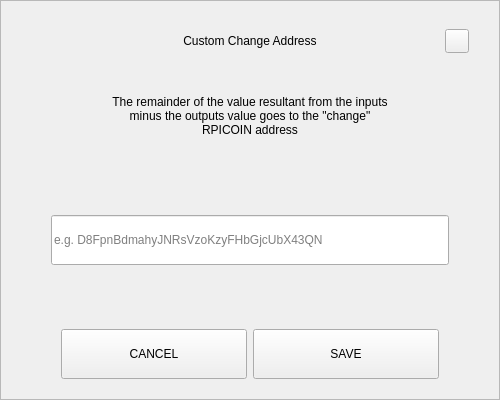
<?xml version="1.0" encoding="UTF-8"?>
<ui version="4.0">
 <class>SendChangeAddressDialog</class>
 <widget class="QDialog" name="SendChangeAddressDialog">
  <property name="geometry">
   <rect>
    <x>0</x>
    <y>0</y>
    <width>500</width>
    <height>400</height>
   </rect>
  </property>
  <property name="windowTitle">
   <string>Dialog</string>
  </property>
  <layout class="QVBoxLayout" name="verticalLayout">
   <property name="spacing">
    <number>0</number>
   </property>
   <property name="leftMargin">
    <number>0</number>
   </property>
   <property name="topMargin">
    <number>0</number>
   </property>
   <property name="rightMargin">
    <number>0</number>
   </property>
   <property name="bottomMargin">
    <number>0</number>
   </property>
   <item>
    <widget class="QFrame" name="frame">
     <property name="styleSheet">
      <string notr="true"/>
     </property>
     <property name="frameShape">
      <enum>QFrame::StyledPanel</enum>
     </property>
     <property name="frameShadow">
      <enum>QFrame::Raised</enum>
     </property>
     <layout class="QVBoxLayout" name="verticalLayout_2" stretch="0,0,0,0,0,0,0">
      <property name="spacing">
       <number>0</number>
      </property>
      <property name="leftMargin">
       <number>30</number>
      </property>
      <property name="topMargin">
       <number>20</number>
      </property>
      <property name="rightMargin">
       <number>30</number>
      </property>
      <property name="bottomMargin">
       <number>20</number>
      </property>
      <item>
       <layout class="QHBoxLayout" name="horizontalLayout_3">
        <property name="spacing">
         <number>0</number>
        </property>
        <item>
         <spacer name="horizontalSpacer_2">
          <property name="orientation">
           <enum>Qt::Horizontal</enum>
          </property>
          <property name="sizeHint" stdset="0">
           <size>
            <width>40</width>
            <height>20</height>
           </size>
          </property>
         </spacer>
        </item>
        <item>
         <widget class="QLabel" name="labelTitle">
          <property name="minimumSize">
           <size>
            <width>0</width>
            <height>40</height>
           </size>
          </property>
          <property name="maximumSize">
           <size>
            <width>16777215</width>
            <height>40</height>
           </size>
          </property>
          <property name="styleSheet">
           <string notr="true">padding-left:24px;</string>
          </property>
          <property name="text">
           <string>Custom Change Address</string>
          </property>
          <property name="alignment">
           <set>Qt::AlignCenter</set>
          </property>
          <property name="margin">
           <number>7</number>
          </property>
         </widget>
        </item>
        <item>
         <spacer name="horizontalSpacer">
          <property name="orientation">
           <enum>Qt::Horizontal</enum>
          </property>
          <property name="sizeHint" stdset="0">
           <size>
            <width>40</width>
            <height>20</height>
           </size>
          </property>
         </spacer>
        </item>
        <item>
         <widget class="QPushButton" name="btnEsc">
          <property name="minimumSize">
           <size>
            <width>24</width>
            <height>24</height>
           </size>
          </property>
          <property name="maximumSize">
           <size>
            <width>24</width>
            <height>24</height>
           </size>
          </property>
          <property name="focusPolicy">
           <enum>Qt::NoFocus</enum>
          </property>
          <property name="text">
           <string/>
          </property>
         </widget>
        </item>
       </layout>
      </item>
      <item>
       <spacer name="verticalSpacer_2">
        <property name="orientation">
         <enum>Qt::Vertical</enum>
        </property>
        <property name="sizeType">
         <enum>QSizePolicy::Fixed</enum>
        </property>
        <property name="sizeHint" stdset="0">
         <size>
          <width>20</width>
          <height>20</height>
         </size>
        </property>
       </spacer>
      </item>
      <item alignment="Qt::AlignHCenter">
       <widget class="QLabel" name="labelMessage">
        <property name="minimumSize">
         <size>
          <width>0</width>
          <height>70</height>
         </size>
        </property>
        <property name="text">
         <string>The remainder of the value resultant from the inputs minus the outputs value goes to the &quot;change&quot; RPICOIN address</string>
        </property>
        <property name="alignment">
         <set>Qt::AlignCenter</set>
        </property>
        <property name="wordWrap">
         <bool>true</bool>
        </property>
       </widget>
      </item>
      <item>
       <spacer name="verticalSpacer_3">
        <property name="orientation">
         <enum>Qt::Vertical</enum>
        </property>
        <property name="sizeHint" stdset="0">
         <size>
          <width>20</width>
          <height>40</height>
         </size>
        </property>
       </spacer>
      </item>
      <item>
       <layout class="QHBoxLayout" name="horizontalLayout_2">
        <property name="spacing">
         <number>0</number>
        </property>
        <property name="leftMargin">
         <number>20</number>
        </property>
        <property name="rightMargin">
         <number>20</number>
        </property>
        <item>
         <widget class="QLineEdit" name="lineEditAddress">
          <property name="minimumSize">
           <size>
            <width>0</width>
            <height>50</height>
           </size>
          </property>
          <property name="placeholderText">
           <string notr="true">e.g. D8FpnBdmahyJNRsVzoKzyFHbGjcUbX43QN</string>
          </property>
         </widget>
        </item>
       </layout>
      </item>
      <item>
       <spacer name="verticalSpacer">
        <property name="orientation">
         <enum>Qt::Vertical</enum>
        </property>
        <property name="sizeHint" stdset="0">
         <size>
          <width>20</width>
          <height>40</height>
         </size>
        </property>
       </spacer>
      </item>
      <item>
       <layout class="QHBoxLayout" name="horizontalLayout" stretch="2,2">
        <property name="spacing">
         <number>6</number>
        </property>
        <property name="leftMargin">
         <number>30</number>
        </property>
        <property name="rightMargin">
         <number>30</number>
        </property>
        <item>
         <widget class="QPushButton" name="btnCancel">
          <property name="minimumSize">
           <size>
            <width>180</width>
            <height>50</height>
           </size>
          </property>
          <property name="focusPolicy">
           <enum>Qt::NoFocus</enum>
          </property>
          <property name="text">
           <string>CANCEL</string>
          </property>
         </widget>
        </item>
        <item>
         <widget class="QPushButton" name="btnSave">
          <property name="minimumSize">
           <size>
            <width>180</width>
            <height>50</height>
           </size>
          </property>
          <property name="focusPolicy">
           <enum>Qt::NoFocus</enum>
          </property>
          <property name="text">
           <string>SAVE</string>
          </property>
         </widget>
        </item>
       </layout>
      </item>
     </layout>
    </widget>
   </item>
  </layout>
 </widget>
 <resources/>
 <connections/>
</ui>
